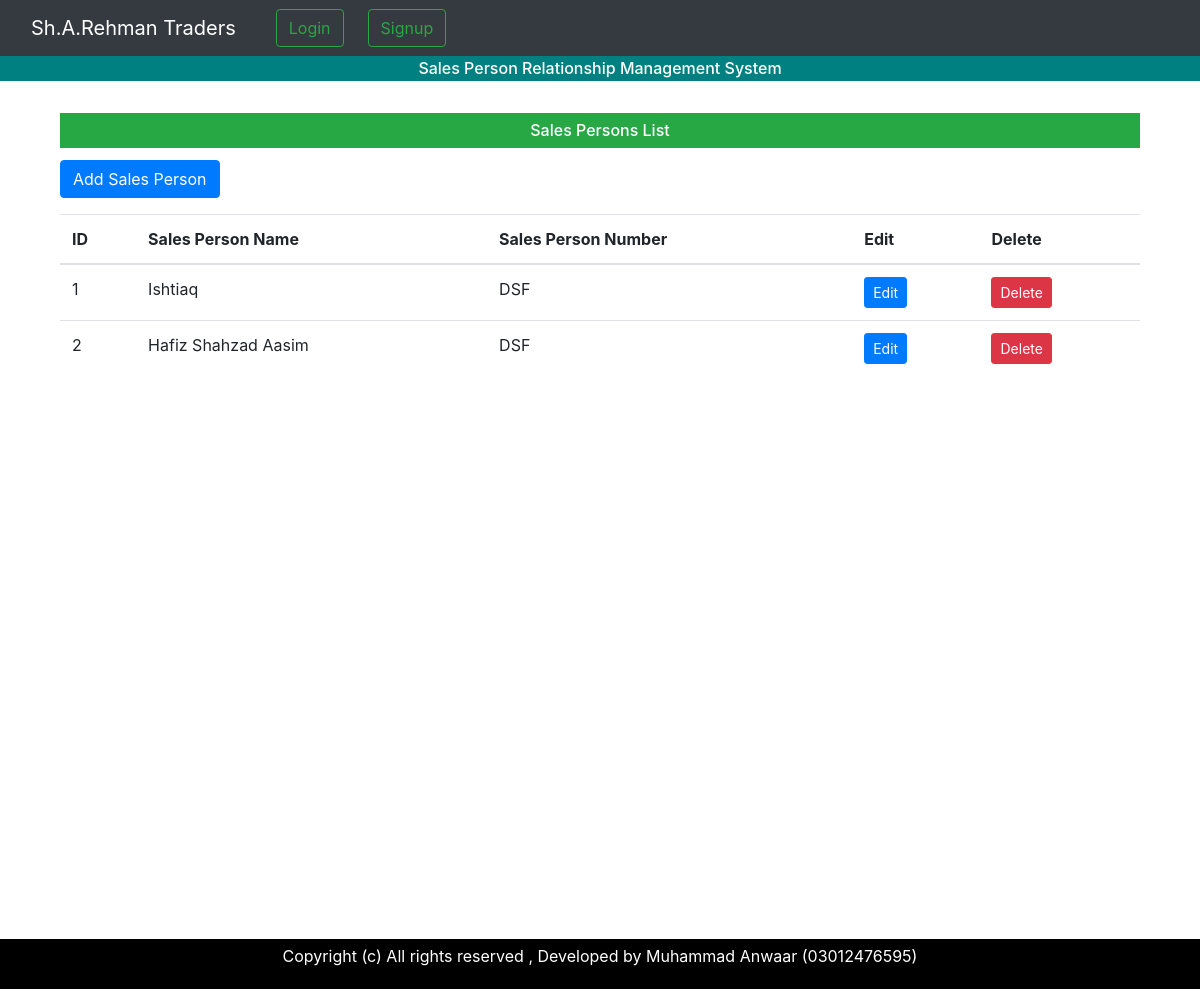
The app's page /myapp/sales_persons/ with its own data.
### myapp/models.py (models this page shows, shortened)
class SalesPerson(models.Model):
    name = models.CharField(max_length=100)
    number = models.CharField(max_length=20)

### myapp/views.py (the view)
# urls.py: path('sales_persons/', views.sales_person_list, name='sales_person_list'),
def sales_person_list(request):
    sales_persons = SalesPerson.objects.all()
    return render(request, 'myapp/sales/sales_person_list.html', {'sales_persons': sales_persons})

### templates/myapp/sales/sales_person_list.html (shortened to what this page needs)
{% extends 'base.html' %}
{% block content %}
<div class="container mt-4">
    <h6 class="card-title bg-success text-white center text-center py-2">Sales Persons List </h6>
    <a href="{% url 'add_sales_person' %}" class="btn btn-primary mb-3">Add Sales Person</a>
    <table class="table">
        <thead>
            <tr>
                <th>ID</th>
                <th>Sales Person Name</th>
                <th>Sales Person Number</th>
                <th>Edit</th>
                <th>Delete</th>
            </tr>
        </thead>
        <tbody>
            {% for sales_person in sales_persons %}
            <tr>
                <td>{{forloop.counter}}</td>
                <td>{{ sales_person.name }}</td>
                <td>{{ sales_person.number }}</td>
                <td><a href="{% url 'edit_sales_person' sales_person.id %}" class="btn btn-sm btn-primary">Edit</a></td>
                <td><a href="{% url 'delete_sales_person' sales_person.id %}" class="btn btn-sm btn-danger">Delete</a></td>
            </tr>
            {% endfor %}
        </tbody>
    </table>
</div>
{% endblock %}

### records on screen
SalesPerson: name "Ishtiaq", number "DSF"
SalesPerson: name "Hafiz Shahzad Aasim", number "DSF"
